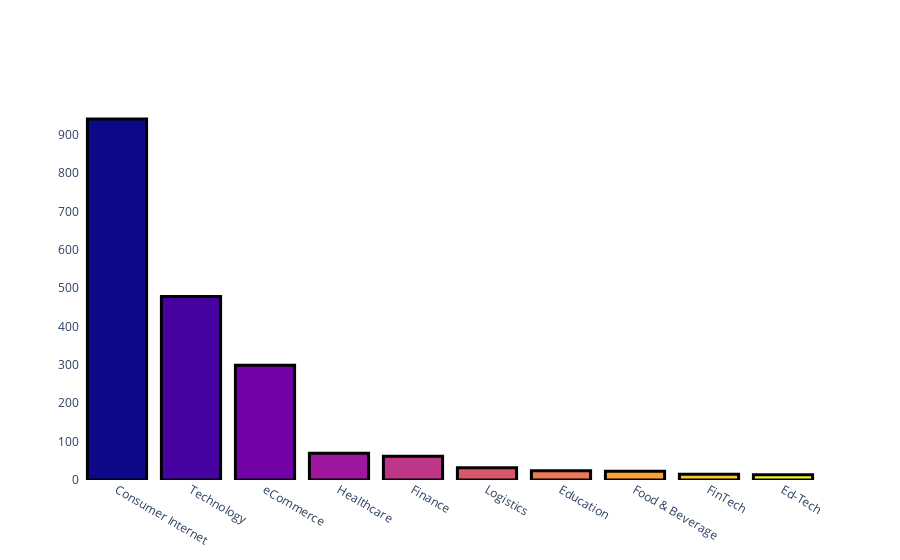

Notebook source saved alongside this figure:
### Markdown cell above
#### There are total 815 unique industry vertical, but here we will focus on top 10

### Code cell
label10=np.arange(0,10)
top=data["IndustryVertical"].value_counts().head(10)
fig=go.Figure(data=[go.Bar(y=top.values,x=top.index, marker={'color':label10})])
fig.update_layout(autosize=True ,plot_bgcolor='rgb(275, 275, 275)')
fig.data[0].marker.line.width = 3
fig.data[0].marker.line.color = "black"  
fig

### Figure 1 — Plotly figure (JSON) as saved in the notebook; plotly's stock layout.template omitted (floating-point values rounded to 4 significant figures)
{"data": [{"marker": {"color": [0, 1, 2, 3, 4, 5, 6, 7, 8, 9], "line": {"color": "black", "width": 3}}, "type": "bar", "x": ["Consumer Internet", "Technology", "eCommerce", "Healthcare", "Finance", "Logistics", "Education", "Food & Beverage", "FinTech", "Ed-Tech"], "y": [941, 478, 299, 70, 62, 32, 24, 23, 15, 14]}], "layout": {"autosize": true, "plot_bgcolor": "rgb(275, 275, 275)"}}
